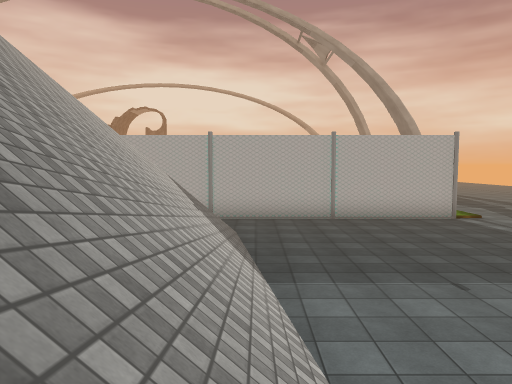
[1] (above)

13 first-person views from a walk through a Unity game level. The camera is 1.4 m above the floor, tilts 4° down and sees 70° across. The floor is counted in squares, 2 m on a side. Each view is taken from the middle of a square. On the plan, view 1 faces up. The plan holds only what a view shows up to about 11 squares ahead; the rest is blank. The place goes on beyond the plan. Some surface patterns are stand-ins.

[2]
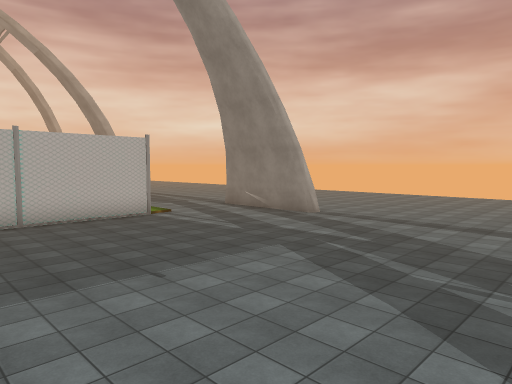

[3]
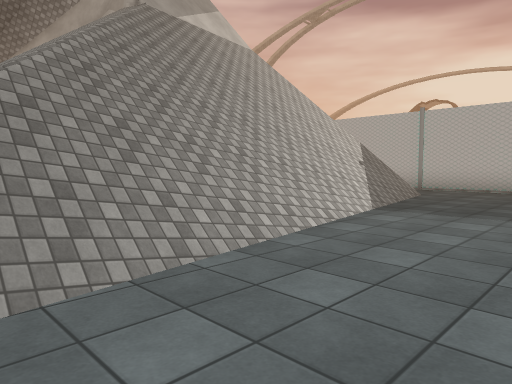

[4]
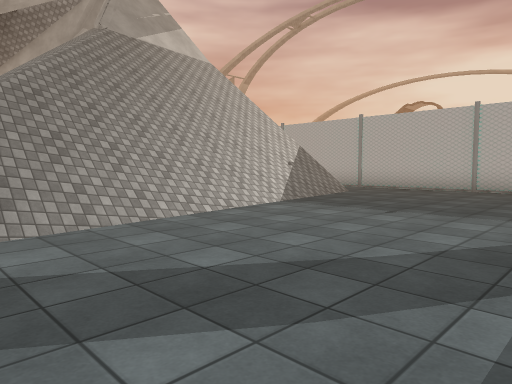

[5]
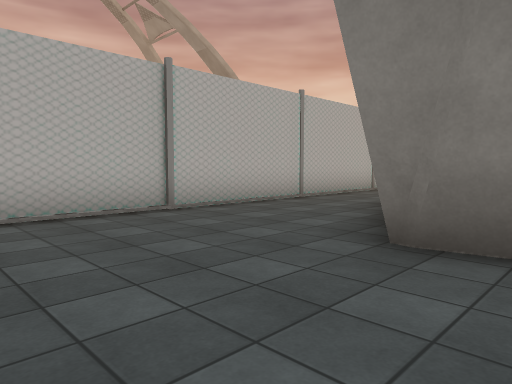

[6]
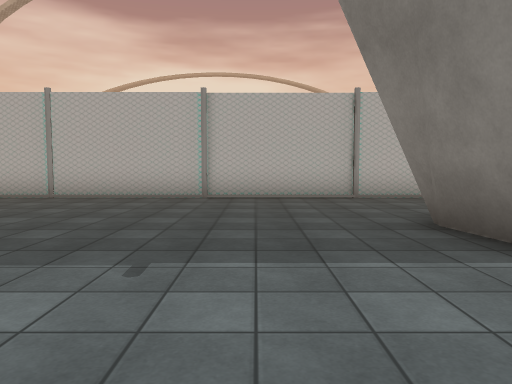

[7]
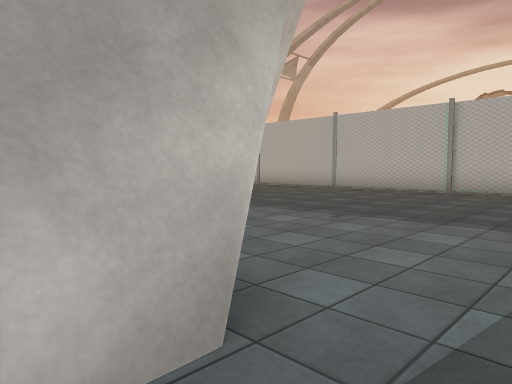

[8]
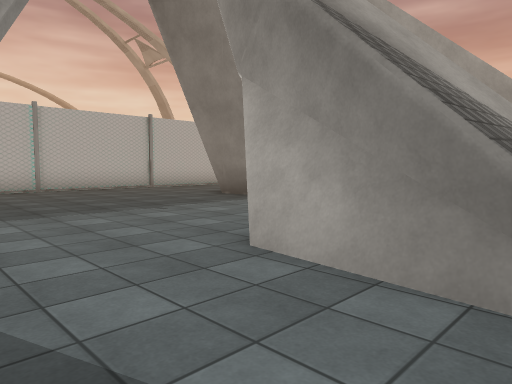

[9]
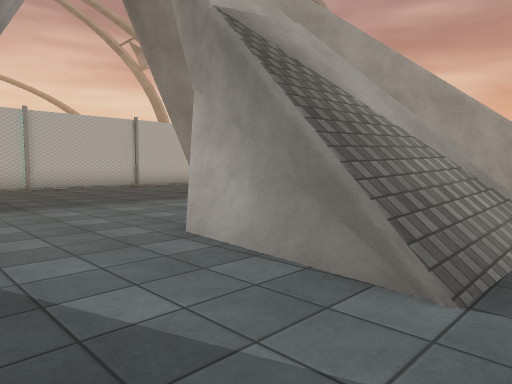

[10]
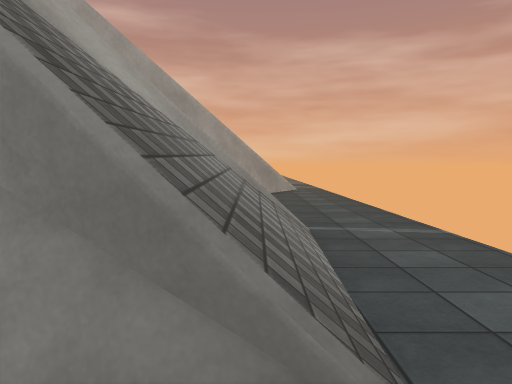

[11]
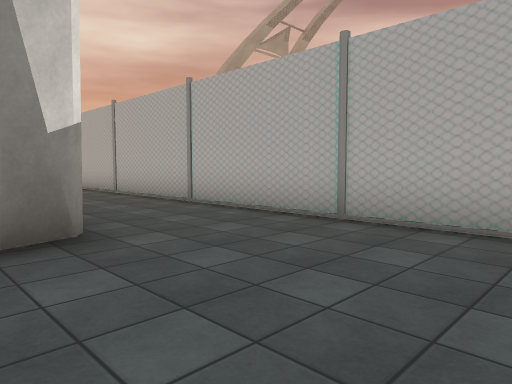

[12]
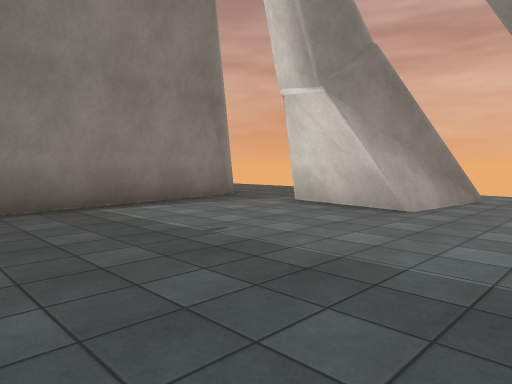

[13]
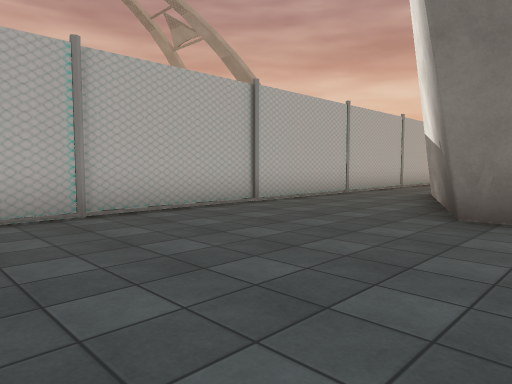

### Floor plan
Key: @ floor where view 1 was taken; # wall or solid block; . floor; / step, stairs or slope.
Columns run from 20 left of view 1 to 6 right of it. Each row starts with its distance up from view 1.
 10 ##########################.
  9   .........................
  8     ..............# .......
  7        #........////.......
  6         /......#/////......
  5           .....#/////......
  4           ....../////......
  3           .....#/////......
  2            ...../////......
  1          ../##..#////......
  0          ..//##../#/@/....
 -1          ..#//#..  #//....
 -2          ............/

Where each view was taken, in squares from view 1:
view 1: 0 up, 0 right, facing up
view 2: 0 up, 0 right, facing up-right
view 3: 1 down, 3 right, facing up-left
view 4: 1 down, 5 right, facing up-left
view 5: 5 up, 8 left, facing up-right
view 6: 2 up, 7 left, facing up
view 7: 0 up, 5 left, facing up-left
view 8: 1 down, 11 left, facing up-right
view 9: 2 down, 11 left, facing up-right
view 10: 1 down, 10 left, facing right
view 11: 6 up, 9 left, facing up-left
view 12: 7 up, 11 left, facing down-right
view 13: 5 up, 10 left, facing up-right
